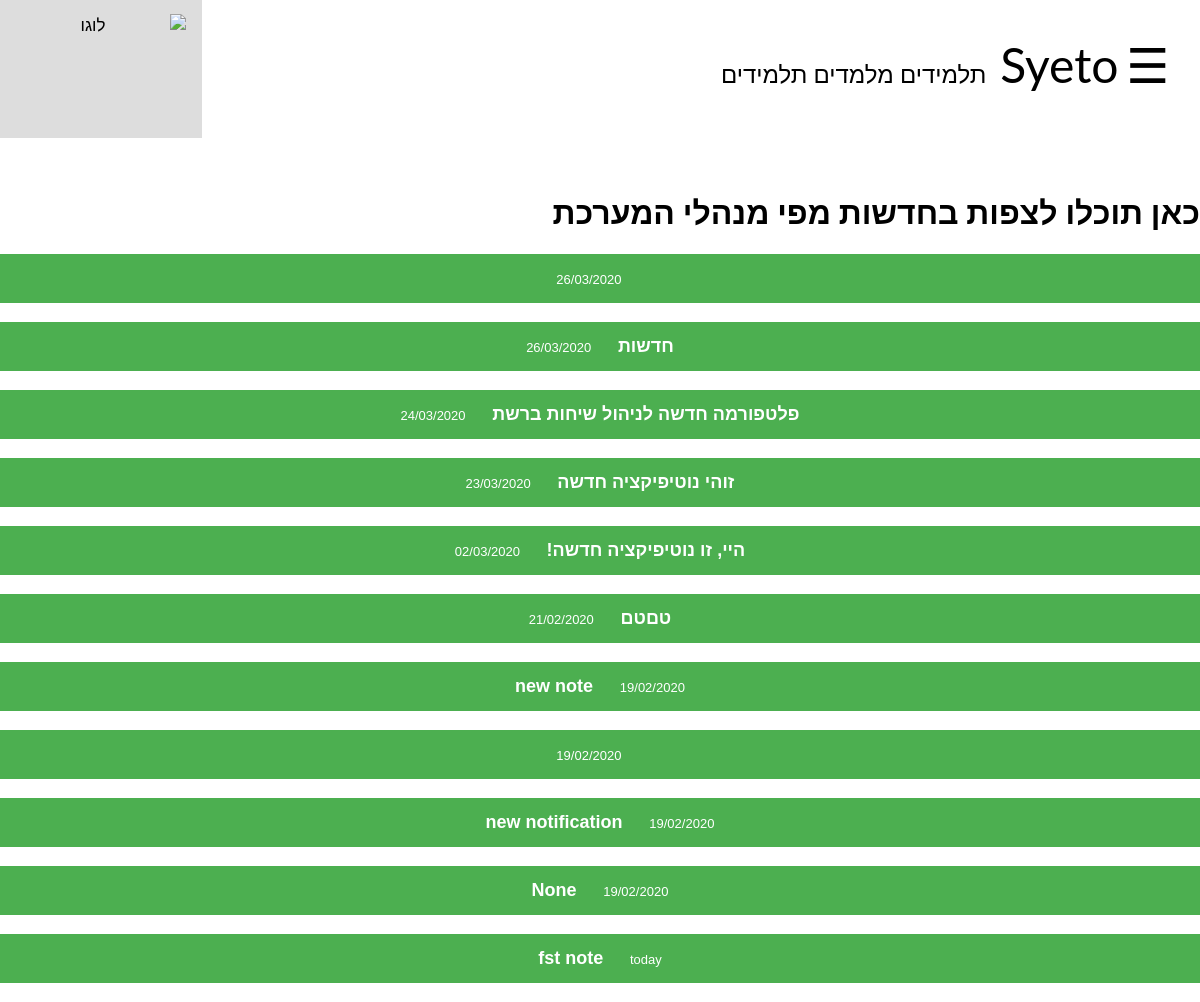
Screenshot of /notifications (signed in) with the database file from the repository.
### tables this page shows
CREATE TABLE "notifications" (
	"ID"	TEXT,
	"topic"	TEXT,
	"content"	TEXT,
	"date"	TEXT,
	"is_read"	TEXT
);

### Application.py (the view)
@app.route("/notifications")
def notifications():
    return render_template("notifications.html", notifications=DataBaseFunctions.get_all_notifications_as_list(session['user']))

### Application.py (called while the page is built)
@app.before_request
def update_lessons_offers():
    if 'user' in session:
        DataBaseFunctions.update_lessons_offers_that_have_passed(session['user'])
        DataBaseFunctions.update_lessons_offers_that_are_no_longer_relevant(session['user'])

@app.before_request
def update_last_login():
    if 'user' in session:
        DataBaseFunctions.update_last_login(session['user'])

@app.before_request
def update_lessons_requests_quantity():
    if 'user' in session:
        session['new_lessons_offers'] = DataBaseFunctions.number_of_lessons_requests(session['user'])
        session['new_messages'] = DataBaseFunctions.number_of_new_messages(session['user'])
        session['new_friend_requests'] = DataBaseFunctions.number_of_friend_requests(session['user'])
        session['lessons'] = DataBaseFunctions.number_of_lessons(session['user'])

### DataBaseFunctions.py (called while the page is built)
    @staticmethod # מחזיר מחרוזת המכילה את התאריך הנוכחי
    def get_date():
        import datetime
        date = str(datetime.datetime.now()).split(' ')[0]
        date = date.split('-')
        date.reverse()
        date = '/'.join(date)
        return date

    @staticmethod # מחזירה מחרוזת המכילה את השעה הנוכחית
    def get_time():
        import datetime
        date = str(datetime.datetime.now()).split(' ')[1]
        date=date.split(':')
        return (date[0]+':'+date[1])

    @staticmethod # מחזירה עצם Notification שID שלו התקבל כפרמטר
    def get_notification_object(id):
        from Notification import Notification
        conn = sqlite3.connect('database.db', timeout=2)
        note = conn.execute("select * from notifications where ID=?", (id,))
        for row in note:
            note = row
        return Notification(ID=note[0],
                            topic=note[1],
                            content=note[2],
                            date=note[3],
                            is_read=note[4])

    @staticmethod #
    def get_lessons_offers_IDs(username):#returns a list of lessons_offers IDs according to a certain usrname
        conn = sqlite3.connect('database.db', timeout=2)
        IDs = conn.execute("select lessons_offers_IDs from users where username=?", (username,))
        for row in IDs:
            IDs = row[0]
        if IDs != None:
            return IDs.split(',')
        else:
            return []

    @staticmethod #  # מחיזר אמת אם date1 אחרי date2
    def date_is_after(date1, date2):
        return datetime.strptime(date1, '%d/%m/%y') > datetime.strptime(date2, '%d/%m/%y')

### templates/notifications.html (shortened to what this page needs)
{% extends "registeredLayout.html" %}
{%block body%}
<h1>כאן תוכלו לצפות בחדשות מפי מנהלי המערכת</h1>
{% for note in notifications%}
    {% if note.is_read == "yes" %}
        {% set block = "is_read" %}
    {% else %}
        {% set block = "not_read" %}
    {% endif %}
    <button class={{block}} onclick="location.href='/notifications/view_note/{{note.ID}}'"><font size="4"><b>{{note.topic}}</b></font>
        <font size="2">{{note.date}}</font></button>
    <br>
{% endfor %}
{%endblock%}

### templates/registeredLayout.html (shortened to what this page needs)
{%extends "generalLayout.html"%}

### templates/generalLayout.html (shortened to what this page needs)
<!DOCTYPE html>
<html dir="rtl" lang="he">
<head>
</head>
<div class="topnav" style="z-index: 1;" >
  <a href="http://127.0.0.1:5000/homePage">
  <img border="0" alt="לוגו" src="https://mail.google.com/mail/u/0?ui=2&ik=ae5bb7a53c&attid=0.1&permmsgid=msg-a:r3340845581791545536&th=1717426eadc77ccf&view=fimg&sz=s0-l75-ft&attbid=ANGjdJ_QU7krUFfWZT1ACiBMjf8JgtCB34l_CjazdEh28wOEMi7IM9xR36Htdsd8TUElHabXD5Gtk7vdRjq3tRnDNObctgvPbfB0khoTmyN-jDYIoViJTeqf8Z0BzLQ&disp=emb&realattid=ii_k8ymrrvq0" style="float:left;width:170px;height:110px;">
  </a>
  <span style="font-size:30px;cursor:pointer" onclick="openNav()">
    <br>&nbsp;&nbsp;&nbsp;
    <font size="10" color="black">&#9776;</font>
    <font size="10">Syeto</font>
  <font size="5">&nbsp;תלמידים מלמדים תלמידים</font>
  </span>
</div>
<br><br><br><br><br><br><br><br><br>
<body>
{%block body%}{%endblock%}
</body>
</html>

### templates/notifications.html (style rules this page uses)
.not_read { display: block; width: 100%; border: none; background-color: #4CAF50; color: white; padding: 14px 28px; font-size: 16px; cursor: pointer; text-align: center; }

### templates/generalLayout.html (style rules this page uses)
body { margin: 0; font-family: Arial, Helvetica, sans-serif; }
.topnav { overflow: hidden; background-color: white; position: fixed; width: 100%; }
.topnav a { float: left; color: #f2f2f2; text-align: center; padding: 14px 16px; text-decoration: none; font-size: 17px; }
body { font-family: "Lato", sans-serif; }
body { padding: 0px; }

### rows the page displays
notifications: date "26/03/2020"
notifications: topic "חדשות", date "26/03/2020"
notifications: topic "פלטפורמה חדשה לניהול שיחות ברשת", date "24/03/2020"
notifications: topic "זוהי נוטיפיקציה חדשה", date "23/03/2020"
notifications: topic "היי, זו נוטיפיקציה חדשה!", date "02/03/2020"
notifications: topic "טםטם", date "21/02/2020"
notifications: topic "new note", date "19/02/2020"
notifications: date "19/02/2020"
notifications: topic "new notification", date "19/02/2020"
notifications: topic "None", date "19/02/2020"
notifications: topic "fst note", date "today"
